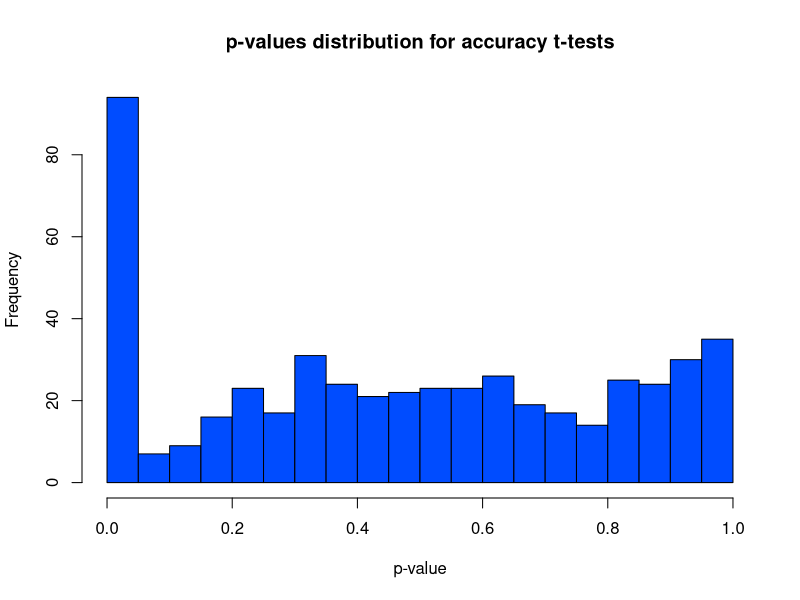
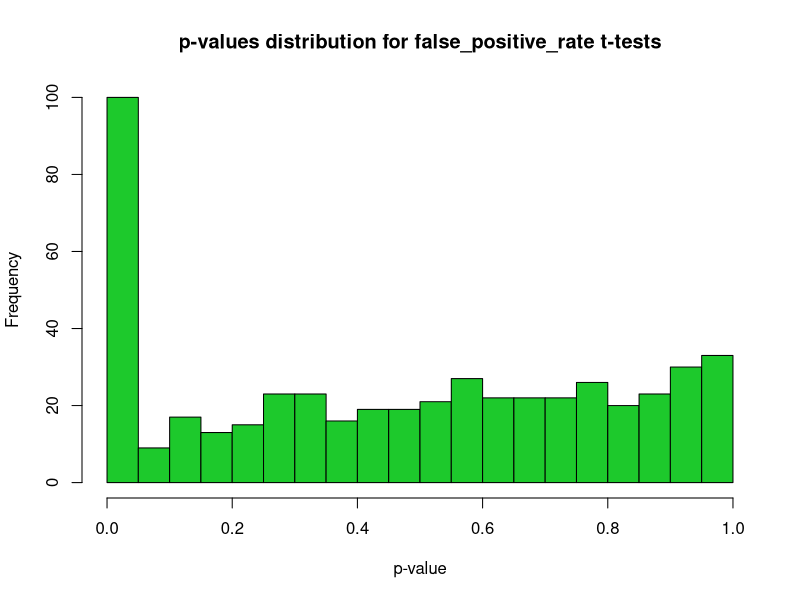
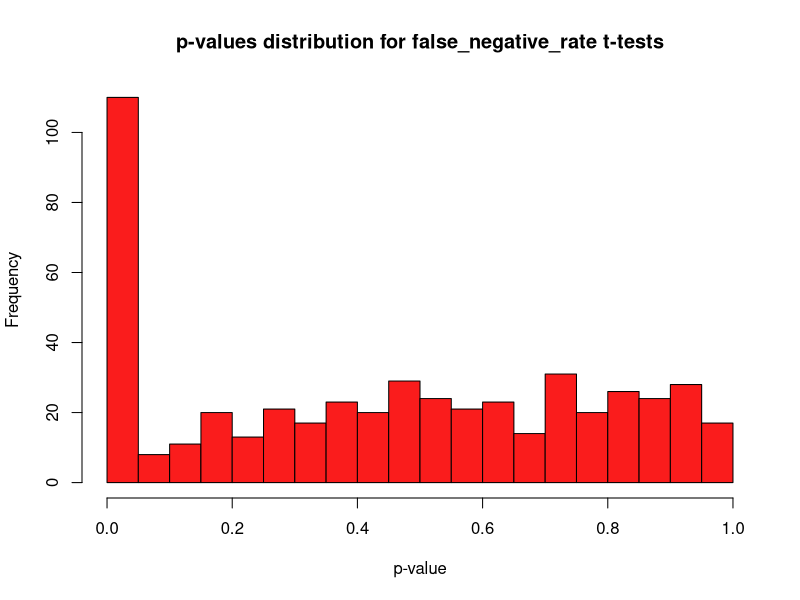

Here is the R script that generated these plots, in order:
# DISCLAIMER: DO NOT USE RSTUDIO. We heavily recommend using VSCode as it is an IDE that can run all of this at once

p_values_accuracy <- numeric(500)
p_values_fpr <- numeric(500)
p_values_fnr <- numeric(500)
m <- 94
start <- 20
set.seed(123) # Set seed for reproducibility

# Loop for accuracy with sequential stopping
for (i in 1:500) {
  satellite_data <- rbinom(start, 1, 0.5)
  accuracy <- runif(start, min = 0.54, max = 0.91)
  for (j in 1:(m - start)) {
    satellite_data <- c(rbinom(1, 1, 0.5), satellite_data)
    accuracy <- c(runif(1, min = 0.54, max = 0.91), accuracy)
    result_1 <- t.test(accuracy[satellite_data == 1], accuracy[satellite_data == 0], var.equal = TRUE, alternative = "greater")
    if (result_1$p.value < 0.05) {
      break
    }
  }
  p_values_accuracy[i] = result_1$p.value
}

# Loop for false positive rate with sequential stopping
for (i in 1:500) {
  satellite_data <- rbinom(start, 1, 0.5)
  false_positive <- runif(start, min = 0.02, max = 0.45)
  for (j in 1:(m - start)) {
    satellite_data <- c(rbinom(1, 1, 0.5), satellite_data)
    false_positive <- c(runif(1, min = 0.02, max = 0.45), false_positive)
    result_2 <- t.test(false_positive[satellite_data == 1], false_positive[satellite_data == 0], var.equal = TRUE, alternative = "less")
    if (result_2$p.value < 0.05) {
      break
    }
  }
  p_values_fpr[i] = result_2$p.value
}

# Loop for false negative rate with sequential stopping
for (i in 1:500) {
  satellite_data <- rbinom(start, 1, 0.5)
  false_negative <- runif(start, min = 0.01, max = 0.38)
  for (j in 1:(m - start)) {
    satellite_data <- c(rbinom(1, 1, 0.5), satellite_data)
    false_negative <- c(runif(1, min = 0.01, max = 0.38), false_negative)
    result_3 <- t.test(false_negative[satellite_data == 1], false_negative[satellite_data == 0], var.equal = TRUE, alternative = "less")
    if (result_3$p.value < 0.05) {
      break
    }
  }
  p_values_fnr[i] = result_3$p.value
}

# Plot histograms for the p-value distributions
png("p_values_accuracy_qrp.png")
hist(p_values_accuracy, main = "p-values distribution for accuracy t-tests", xlab = "p-value", col = "#004cff", breaks = 20)
dev.off()

png("p_values_fpr_qrp.png")
hist(p_values_fpr, main = "p-values distribution for false_positive_rate t-tests", xlab = "p-value", col = "#1dc92c", breaks = 20)
dev.off()

png("p_values_fnr_qrp.png")
hist(p_values_fnr, main = "p-values distribution for false_negative_rate t-tests", xlab = "p-value", col = "#fa1c1c", breaks = 20)
dev.off()
